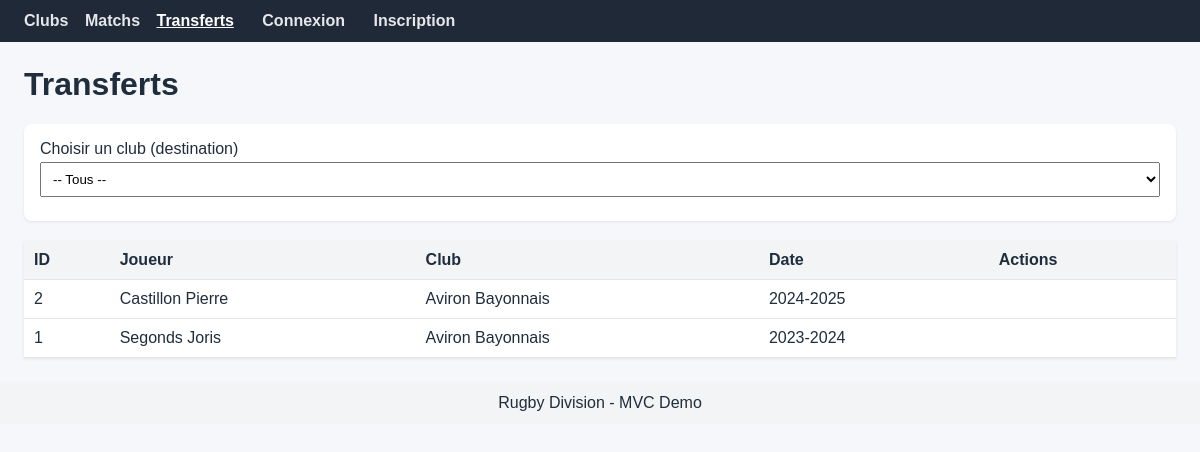
The page /index.php?page=transfert on the database its author committed.
### tables this page shows
CREATE TABLE `faitobjetdetransfert` (
  `idTransfert` int(11) NOT NULL,
  `idJoueur` int(11) DEFAULT NULL,
  `idClub` int(11) DEFAULT NULL,
  `dateTransfert` varchar(9) DEFAULT NULL
);

CREATE TABLE `joueur` (
  `idJoueur` int(11) NOT NULL,
  `nom` varchar(50) NOT NULL,
  `prenom` varchar(50) NOT NULL,
  `dateNaissance` date DEFAULT NULL,
  `poste` varchar(50) NOT NULL,
  `nationalite` varchar(50) DEFAULT NULL,
  `idClub` int(11) DEFAULT NULL
);

CREATE TABLE `club` (
  `idClub` int(11) NOT NULL,
  `nom` varchar(50) NOT NULL,
  `ville` varchar(50) NOT NULL,
  `anneeCreation` smallint(5) UNSIGNED DEFAULT NULL,
  `idStade` int(11) DEFAULT NULL
);

### controleur/helpers.php (called while the page is built, shortened)
<?php
function controller_render(string $view, array $params = []): void
{
    require __DIR__ . '/../vue/layouts/header.php';
    require $viewPath;
    require __DIR__ . '/../vue/layouts/footer.php';
}

### controleur/transfert.php (called while the page is built, shortened)
<?php
require_once __DIR__ . '/helpers.php';
require_once __DIR__ . '/../modele/FaitObjetDeTransfert.php';
function transfert_index(): void
{
    $transfertModel = new FaitObjetDeTransfert();
    $joueurModel = new Joueur();
    $clubModel = new Club();
    $selectedClub = isset($_GET['club']) ? (int)$_GET['club'] : null;
    if ($selectedClub) {
        $transferts = $transfertModel->findWithDetailsByClub($selectedClub);
    } else {
        $transferts = $transfertModel->findWithDetails();
    }
    $joueurs = $joueurModel->findAll('nom');
    $clubs = $clubModel->findAll('nom');
    controller_render('transfert', [
        'transferts' => $transferts,
        'joueurs' => $joueurs,
        'clubs' => $clubs,
        'selectedClub' => $selectedClub,
    ]);
}

### index.php (called while the page is built, shortened)
<?php
require_once __DIR__ . '/controleur/helpers.php';
$page = $_GET['page'] ?? 'club';
$action = $_GET['action'] ?? 'index';
$fn = $page . '_' . $action;
$fn();

### modele/Database.php (called while the page is built)
<?php
class Database
{
    private static string $host = "localhost";
    private static int $port = 3366;
    private static string $dbName = "rugbydivision1";
    private static string $username = "root";
    private static string $password = "";
    private static ?PDO $conn = null;
    public static function getConnection(): PDO
    {
        if (self::$conn === null) {
            $dsn = "mysql:host=" . self::$host . ";port=" . self::$port . ";dbname=" . self::$dbName . ";charset=utf8";
            try {
                self::$conn = new PDO($dsn, self::$username, self::$password, [
                    PDO::ATTR_ERRMODE => PDO::ERRMODE_EXCEPTION,
                    PDO::ATTR_TIMEOUT => 5,
                ]);
            } catch (PDOException $e) {
                die("Erreur de connexion a la base de donnees : " . $e->getMessage());
            }
        }
        return self::$conn;
    }
}

### modele/FaitObjetDeTransfert.php (called while the page is built, shortened)
<?php
require_once __DIR__ . '/Database.php';
class FaitObjetDeTransfert
{
    protected $table = 'faitobjetdetransfert';
    protected function db(): PDO
    {
        return Database::getConnection();
    }
    public function findWithDetails(): array
    {
        $sql = "SELECT t.*, j.nom AS joueurNom, j.prenom AS joueurPrenom, c.nom AS clubNom
                FROM {$this->table} t
                LEFT JOIN joueur j ON j.idJoueur = t.idJoueur
                LEFT JOIN club c ON c.idClub = t.idClub
                ORDER BY t.dateTransfert DESC";
        $stmt = $this->db()->prepare($sql);
        $stmt->execute();
        return $stmt->fetchAll(PDO::FETCH_ASSOC);
    }
}

### vue/transfert.php (the view, shortened to what this page needs)
<h1>Transferts</h1>
<form method="get" action="index.php">
    <label>Choisir un club (destination)
        <select name="club" onchange="this.form.submit()">
            <option value="">-- Tous --</option>
        </select>
    </label>
</form>
<table>
    <thead>
    <tr>
        <th>ID</th>
        <th>Joueur</th>
        <th>Club</th>
        <th>Date</th>
        <th>Actions</th>
    </tr>
    </thead>
    <tbody>
    <?php foreach ($transferts as $transfert): ?>
        <tr>
            <td><?= $transfert['idTransfert'] ?></td>
            <td><?= $transfert['joueurNom'] . ' ' . $transfert['joueurPrenom'] ?></td>
            <td><?= $transfert['clubNom'] ?></td>
            <td><?= $transfert['dateTransfert'] ?></td>
            <td class="actions">
            </td>
        </tr>
    <?php endforeach; ?>
    </tbody>
</table>

### css/app.css (style rules this page uses)
body { font-family: Arial, sans-serif; margin: 0; padding: 0; background: #f5f7fb; color: #1f2d3d; }
h1 { margin-top: 0; }
form { margin-bottom: 20px; background: #fff; padding: 16px; border-radius: 8px; box-shadow: 0 1px 3px rgba(0, 0, 0, 0.08); }
label { display: block; margin-bottom: 8px; }
input, select { width: 100%; padding: 8px; margin-top: 4px; box-sizing: border-box; }
table { width: 100%; border-collapse: collapse; margin-top: 12px; background: #fff; box-shadow: 0 1px 3px rgba(0, 0, 0, 0.08); }
th, td { padding: 10px; border-bottom: 1px solid #e5e7eb; text-align: left; }
th { background: #f3f4f6; }

### rows shown on the page
faitobjetdetransfert: idTransfert "2", idJoueur.nom "Castillon", idJoueur.prenom "Pierre", idClub.nom "Aviron Bayonnais", dateTransfert "2024-2025"
faitobjetdetransfert: idTransfert "1", idJoueur.nom "Segonds", idJoueur.prenom "Joris", idClub.nom "Aviron Bayonnais", dateTransfert "2023-2024"

### other values the page prints
$label "Clubs"
$label "Matchs"
$label "Transferts"
